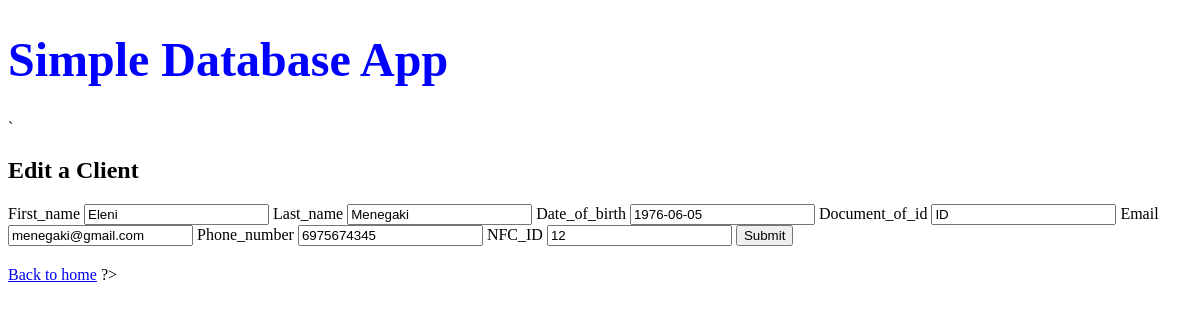
The page /update-single.php?id=12 on the database its author committed.
### tables this page shows
create table Client(
	first_name varchar(20) NOT NULL,
	last_name varchar(20) NOT NULL,
	date_of_birth date NOT NULL,
	document_of_id varchar(20) NOT NULL,
	email varchar(30),
	phone_number varchar(15) NOT NULL,
	NFC_ID varchar(30) NOT NULL,
	PRIMARY KEY(NFC_ID)
);

### common.php (called while the page is built)
<?php
function escape($html) {
  return htmlspecialchars($html, ENT_QUOTES | ENT_SUBSTITUTE, "UTF-8");
}

### update-single.php (the view, shortened to what this page needs)
<?php
require "config.php";
require "common.php";
if (isset($_GET['id'])) {
  try {
    $connection = new PDO($dsn, $username, $password, $options);
    $NFC_ID = $_GET['id'];
    $sql = "SELECT * FROM Client WHERE NFC_ID = :NFC_ID";
    $statement = $connection->prepare($sql);
    $statement->bindValue(':NFC_ID', $NFC_ID);
    $statement->execute();
    $client = $statement->fetch(PDO::FETCH_ASSOC);
  } catch(PDOException $error) {
      echo $sql . "<br>" . $error->getMessage();
  }
} else {
  echo "Something went wrong!";
  exit;
}
?>
<?php require "templates/header.php"; ?>
`<h2>Edit a Client</h2>
<form method="post">
    <?php foreach ($client as $key => $value) : ?>
      <label for="<?php echo $key; ?>"><?php echo ucfirst($key); ?></label>
      <input type="text" name="<?php echo $key; ?>" id="<?php echo $key; ?>" value="<?php echo escape($value); ?>" <?php echo ($key === 'NFC_ID' ? 'readonly' : null); ?>>
    <?php endforeach; ?>
    <input type="submit" name="submit" value="Submit">
</form>
<a href="index.php">Back to home</a>
<?php require "templates/footer.php"; ?>

### css/style.css (style rules this page uses)
input[type="submit"] { margin-bottom: 20px; }

### rows shown on the page
client: first_name "Eleni", last_name "Menegaki", date_of_birth "1976-06-05", document_of_id "ID", email "menegaki@gmail.com", phone_number "6975674345", NFC_ID "12"

### other values the page prints
$key "First_name"
$key "Last_name"
$key "Date_of_birth"
$key "Document_of_id"
$key "Email"
$key "Phone_number"
$key "NFC_ID"
